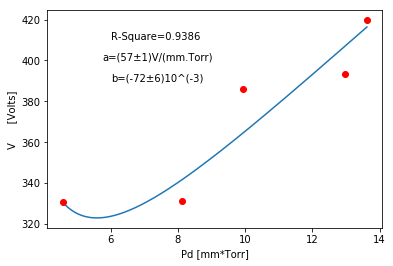

Python code for this plot:
# -*- coding: utf-8 -*-
"""
Spyder Editor

This is a temporary script file.
"""

from __future__ import division, unicode_literals, print_function, absolute_import

import time

import numpy as np
import matplotlib.pylab as ppt
from math import exp, log
from scipy.optimize import curve_fit
from math import *

def Corriente(Vb):
    return Vb/149.2

def Voltaje(Va):
    return Va*1000
    
    
def Ruptura(V,I):
    i = 0
    while I[i+1]-I[i]<0.1:
        i+=1
    return (V[i]+V[i])/2
    

def Presion(V):
    res = []
    np.array(res)
    for i in range(0,len(V)):
        res.append(exp(3.46*V[i]-27.96))
    return res

def Presiones(Ps):
    return [Presion(p) for p in Ps]

def grafica(V):
    for v in V:
        ppt.plot(v)

Archivos = ["VvsI_fino240_8.3_2017-4-11-15-24","VvsI_fino240_8.3_2017-4-11-15-34","VvsI_fino240_13.5_2017-4-11-15-56","VvsI_fino240_19.8_2017-4-11-15-47","VvsI_bien_fino120_21.6_2017-4-4-16-20","VvsI_fino240_24.1_2017-4-11-15-11","VvsI_fino240_29.7_2017-4-4-15-34"]
Ps = []
Vas = []
Vbs = []
for i in range(0,len(Archivos)):
    data = np.load(str(Archivos[i]+".npz"))
    Ps.append(data["PresionEnV"])
    Vas.append(data["Va"])
    Vbs.append(data["Vb"])
    
Pprom = [sum(Presion(p))/len(p) for p in Ps]
Pinit = [exp(p[i]*3.46-27.96) for p in Ps]
d = [8.3,8.3, 13.5, 19.8, 21.6, 24.1, 29.7]
Pprom = np.array(Pprom)
Pinit = np.array(Pinit)
d = np.array(d)
PD = Pinit*d
print("Los valored de Pd son: ")
for i in range(0,len(d)):
    print(PD[i], "+-", PD[i]*.15)
    
Vd = []
for i in range(0,len(Vas)):
    Vd.append(1000*Ruptura(Vas[i],Vbs[i]))
ppt.plot(PD,Vd,"ro")


Paschen = lambda x,a,b: a*x/(np.log(x)+b)
curve_fit(Paschen, PD, Vd)

PD2 = [PD[0],PD[1], (PD[2]+PD[5]+PD[6])/3, PD[4],PD[2]]
Vd2 = [Vd[0],Vd[1], (Vd[2]+Vd[5]+Vd[6])/3, Vd[4],Vd[2]]


##Param = curve_fit(Paschen, PD2, Vd2,None,None,False,True,(0,np.inf))
Param = curve_fit(Paschen, PD2, Vd2)
pd = np.linspace(min(PD2),max(PD2),1000)
vd = []
for p in pd:
    vd.append(Paschen(p,Param[0][0],Param[0][1]))
ppt.plot(pd,vd)
ppt.plot(PD2,Vd2,"ro")
ppt.xlabel("Pd [mm*Torr]")
ppt.ylabel("V      [Volts]")
ppt.text(6,410,"R-Square=0.9386")
ppt.text(5.75,400,"a=(57±1)V/(mm.Torr)")
ppt.text(6,390,"b=(-72±6)10^(-3)")

vd2 = [Paschen(p,Param[0][0],Param[0][1]) for p in PD2]
Rsquare = .8*np.cov(Vd2,vd2)[0][1]/sqrt(np.var(Vd2)*np.var(vd2))
